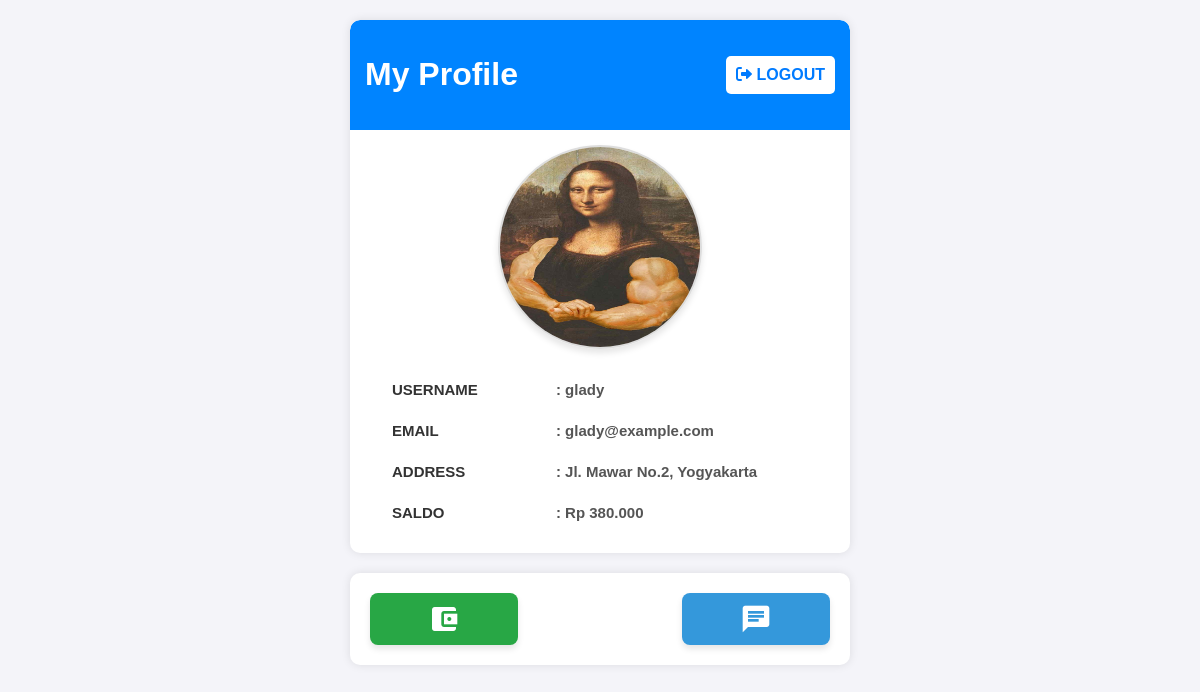
The app's page /Views/users/profile.php?id=4 (signed in) with its own data.
### tables this page shows
CREATE TABLE `users` (
  `id` int(11) NOT NULL AUTO_INCREMENT,
  `name` varchar(100) NOT NULL,
  `username` varchar(50) NOT NULL,
  `email` varchar(100) NOT NULL,
  `password` varchar(255) NOT NULL,
  `address` text NOT NULL,
  `role` enum('admin','user') DEFAULT 'user',
  `balance` decimal(15,2) DEFAULT 0.00,
  PRIMARY KEY (`id`),
  UNIQUE KEY `username` (`username`),
  UNIQUE KEY `email` (`email`)
);

### Views/users/profile.php (the view, shortened to what this page needs)
<?php
include __DIR__ . '/../../config/connect.php';
$user_id = $_GET['id'];
$query = "SELECT * FROM users WHERE id = '$user_id'";
$result = $conn->query($query);
if ($result->num_rows > 0) {
    $user = $result->fetch_assoc();
}
?>
</html>
<!DOCTYPE html>
<html lang="en">
<head>
    <link rel="stylesheet" type="text/css" href="/../../public/css/profile.css">
    <link href="https://cdnjs.cloudflare.com/ajax/libs/font-awesome/6.0.0-beta3/css/all.min.css" rel="stylesheet">
</head>
<body>
    <div class="container">
        <div class="header">
            <h1>My Profile</h1>
            <a href="/logout.php" class="menu-item"><i class="fas fa-sign-out-alt"></i> Logout</a>
        </div>
        <div class="img">
            <img src="../../public/img/photo-profile.jpeg" alt="labubu">
        </div>
        <table>
            <tr>
                <th>Username</th>
                <td>: <?= $user['username']; ?></td>
            </tr>
            <tr>
                <th>Email</th>
                <td>: <?= $user['email']; ?></td>
            </tr>
            <tr>
                <th>Address</th>
                <td>: <?= $user['address']; ?></td>
            </tr>
            <tr>
                <th>Saldo</th>
                <td>: Rp <?= number_format($user['balance'], 0, ',', '.'); ?></td>
            </tr>
        </table>
    </div>
    <div class="container">
        <div class="feature-content">
            <a href="/Views/users/payment/transaction.php?id=<?php echo $user['id']; ?>" class="topup-button">
                <span class="material-icons" style="font-size: 2rem">account_balance_wallet</span>
            </a>
            <a href="chat.php" class="chat-button">
                <span class="material-icons" style="font-size: 2rem">chat</span>
            </a>
        </div>
    </div>
</body>
</html>

### public/css/profile.css (style rules this page uses)
body { font-family: Arial, sans-serif; margin: 0; padding: 0; background-color: #f4f4f9; overflow-x: hidden; }
.container { max-width: 500px; margin: 20px auto; background-color: #fff; border-radius: 10px; box-shadow: 0 0 10px rgba(0, 0, 0, 0.1); overflow: hidden; position: relative; }
.feature-content { display: flex; flex-wrap: wrap; justify-content: space-between; padding: 20px; font-size: 2.5rem; }
.header { background-color: #0084ff; color: #fff; padding: 15px; border-top-left-radius: 10px; border-top-right-radius: 10px; display: flex; justify-content: space-between; align-items: center; }
.header { display: flex; align-items: center; }
.header a { text-decoration: none; color: #007BFF; background: #fff; padding: 10px 10px; border-radius: 5px; font-weight: bold; text-transform: uppercase; }
.img img { height: 200px; width: 300px; margin-top: 100px; display: block; max-width: 200px; margin: 15px auto 15px auto; border-radius: 50%; border: 2px solid #ddd; box-shadow: 0 4px 6px rgba(0, 0, 0, 0.1); }
table { width: 100%; border-collapse: collapse; margin: 20px 30px; }
table th, table td { padding: 12px; text-align: left; }
table th { font-weight: bold; text-transform: uppercase; color: #333; font-size: 15px; }
table td { color: #555; font-size: 15px; font-weight: bold; }
.topup-button { display: block; text-align: center; background-color: #28a745; color: #FFFFFF; padding: 10px 5px; width: 30%; font-size: 1.2em; font-weight: bold; text-decoration: none; border-radius: 8px; box-shadow: 0 4px 6px rgba(0, 0, 0, 0.1); transition: background-color 0.2s ease-in-out, box-shadow 0.2s ease-in-out; }
.chat-button { display: block; text-align: center; background-color: #3498db; color: #ffff; padding: 10px 5px; width: 30%; font-size: 1.2em; font-weight: bold; text-decoration: none; border-radius: 8px; box-shadow: 0 4px 6px rgba(0, 0, 0, 0.1); transition: background-color 0.2s ease-in-out, box-shadow 0.2s ease-in-out; }

### records on screen
users: username "glady", email "glady@example.com", address "Jl. Mawar No.2, Yogyakarta", balance "380.000"
